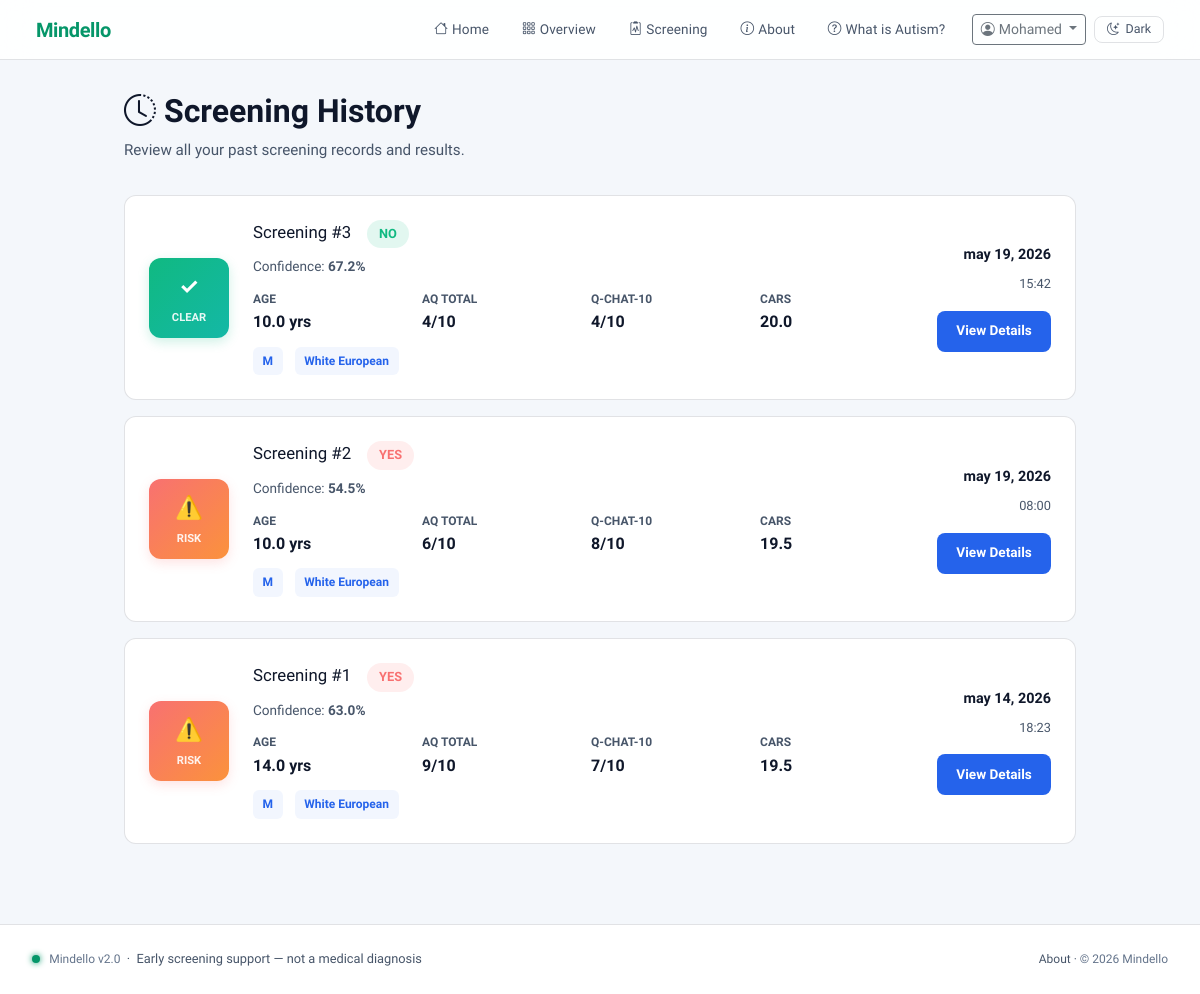
Page /history/ (signed in) on the committed database.
### ml_app/models.py (models this page shows, shortened)
class PredictionRecord(models.Model):
    user = models.ForeignKey(User, on_delete=models.CASCADE, related_name='predictions', null=True, blank=True)
    a1_score = models.IntegerField()
    a2_score = models.IntegerField()
    a3_score = models.IntegerField()
    a4_score = models.IntegerField()
    a5_score = models.IntegerField()
    a6_score = models.IntegerField()
    a7_score = models.IntegerField()
    a8_score = models.IntegerField()
    a9_score = models.IntegerField()
    a10_score = models.IntegerField()
    qchat_10_score = models.IntegerField()
    age = models.FloatField()
    sex = models.CharField(max_length=10)
    ethnicity = models.CharField(max_length=50)
    jaundice = models.CharField(max_length=5)
    family_mem_with_asd = models.CharField(max_length=5)
    speech_delay = models.CharField(max_length=5)
    learning_disorder = models.CharField(max_length=5)
    genetic_disorders = models.CharField(max_length=5)
    depression = models.CharField(max_length=5)
    global_developmental_delay = models.CharField(max_length=5)
    social_behavioural_issues = models.CharField(max_length=5)
    childhood_autism_rating_scale = models.FloatField()
    anxiety_disorder = models.CharField(max_length=5)
    prediction = models.CharField(max_length=5)  # YES / NO
    confidence = models.FloatField(null=True, blank=True)
    created_at = models.DateTimeField(auto_now_add=True)
    class Meta:
        ordering = ['-created_at']

### ml_app/views.py (the view)
# urls.py: path('history/', views.prediction_history, name='history'),
@login_required
def prediction_history(request):
    predictions = PredictionRecord.objects.filter(user=request.user).order_by('-created_at')
    from django.core.paginator import Paginator
    paginator = Paginator(predictions, 10)  # 10 predictions per page
    page_number = request.GET.get('page')
    page_obj = paginator.get_page(page_number)
    return render(request, 'ml_app/history.html', {
        'page_obj': page_obj,
        'predictions': page_obj.object_list,
    })

### ml_app/templates/ml_app/history.html (shortened to what this page needs)
{% extends "base.html" %}
{% block content %}
<div class="history-container">
  <div class="history-header">
    <h1 class="history-title"><i class="bi bi-clock-history"></i> Screening History</h1>
    <p class="history-subtitle">Review all your past screening records and results.</p>
  </div>
  {% if not predictions %}
    <div class="empty-state">
      <div class="empty-state-icon">
        <i class="bi bi-inbox"></i>
      </div>
      <div class="empty-state-text">No screenings yet</div>
      <p class="empty-state-subtext">Complete a screening to see your history here.</p>
      <a href="{% url 'ml_app:predict' %}" class="view-details-btn">
        <i class="bi bi-arrow-right"></i> Start New Screening
      </a>
    </div>
  {% else %}
    {% for prediction in predictions %}
      <div class="prediction-card">
        <div class="prediction-result-badge {% if prediction.prediction == 'YES' %}yes{% else %}no{% endif %}">
          {% if prediction.prediction == 'YES' %}
            <span>⚠️</span>
            <div class="prediction-result-badge-label">RISK</div>
          {% else %}
            <span>✓</span>
            <div class="prediction-result-badge-label">CLEAR</div>
          {% endif %}
        </div>
        <div class="prediction-info">
          <div style="display: flex; align-items: baseline; gap: 1rem; margin-bottom: 0.5rem;">
            <h3 style="margin: 0; font-size: 1.05rem;">
              Screening #{{ prediction.pk }}
            </h3>
            <span style="background: {% if prediction.prediction == 'YES' %}rgba(248,113,113,0.12){% else %}rgba(16,185,129,0.12){% endif %}; color: {% if prediction.prediction == 'YES' %}#f87171{% else %}#10b981{% endif %}; padding: 0.25rem 0.75rem; border-radius: 20px; font-size: 0.8rem; font-weight: 600;">
              {{ prediction.prediction|upper }}
            </span>
          </div>
          {% if prediction.confidence %}
            <div style="font-size: 0.85rem; color: var(--text-muted);">
              Confidence: <strong>{{ prediction.confidence }}%</strong>
            </div>
          {% endif %}
          <div class="prediction-scores">
            <div class="score-item">
              <div class="score-label">Age</div>
              <div class="score-value">{{ prediction.age }} yrs</div>
            </div>
            <div class="score-item">
              <div class="score-label">AQ Total</div>
              <div class="score-value">{{ prediction.a1_score|add:prediction.a2_score|add:prediction.a3_score|add:prediction.a4_score|add:prediction.a5_score|add:prediction.a6_score|add:prediction.a7_score|add:prediction.a8_score|add:prediction.a9_score|add:prediction.a10_score }}/10</div>
            </div>
            <div class="score-item">
              <div class="score-label">Q-CHAT-10</div>
              <div class="score-value">{{ prediction.qchat_10_score }}/10</div>
            </div>
            <div class="score-item">
              <div class="score-label">CARS</div>
              <div class="score-value">{{ prediction.childhood_autism_rating_scale }}</div>
            </div>
          </div>
          <div class="prediction-meta">
            <span class="meta-tag">{{ prediction.sex|upper }}</span>
            <span class="meta-tag">{{ prediction.ethnicity }}</span>
          </div>
        </div>
        <div style="display: flex; flex-direction: column; gap: 1rem; align-items: flex-end;">
          <div class="prediction-date">
            <div class="prediction-date-value">{{ prediction.created_at|date:"b d, Y" }}</div>
            <div class="prediction-date-time">{{ prediction.created_at|time:"H:i" }}</div>
          </div>
          <a href="{% url 'ml_app:prediction_detail' prediction.pk %}" class="view-details-btn">
            View Details
          </a>
        </div>
      </div>
    {% endfor %}
  {% endif %}
</div>
{% endblock %}

### templates/base.html (shortened to what this page needs)
<!DOCTYPE html>
<html lang="en" data-theme="light">
<head>
  <link href="https://cdn.jsdelivr.net/npm/bootstrap@5.3.2/dist/css/bootstrap.min.css" rel="stylesheet">
  <link href="https://cdn.jsdelivr.net/npm/bootstrap-icons@1.11.3/font/bootstrap-icons.min.css" rel="stylesheet">
</head>
<body>
<nav class="navbar navbar-expand-lg">
  <div class="container-fluid">
    <a class="navbar-brand" href="{% url 'ml_app:home' %}">Mindello</a>
    <div class="collapse navbar-collapse" id="navmenu">
      <ul class="navbar-nav ms-auto align-items-center gap-1">
        {% if user.is_authenticated %}
          <li class="nav-item">
            <a class="nav-link {% if request.resolver_match.url_name == 'home' %}active{% endif %}" href="{% url 'ml_app:home' %}">
              <i class="bi bi-house me-1"></i>Home
            </a>
          </li>
          <li class="nav-item">
            <a class="nav-link {% if request.resolver_match.url_name == 'dashboard' %}active{% endif %}" href="{% url 'ml_app:dashboard' %}">
              <i class="bi bi-grid-3x3-gap me-1"></i>Overview
            </a>
          </li>
          <li class="nav-item">
            <a class="nav-link {% if request.resolver_match.url_name == 'predict' %}active{% endif %}" href="{% url 'ml_app:predict' %}">
              <i class="bi bi-clipboard2-pulse me-1"></i>Screening
            </a>
          </li>
          <li class="nav-item">
            <a class="nav-link {% if request.resolver_match.url_name == 'about' %}active{% endif %}" href="{% url 'ml_app:about' %}">
              <i class="bi bi-info-circle me-1"></i>About
            </a>
          </li>
          <li class="nav-item">
            <a class="nav-link {% if request.resolver_match.url_name == 'autism' %}active{% endif %}" href="{% url 'ml_app:autism' %}">
              <i class="bi bi-question-circle me-1"></i>What is Autism?
            </a>
          </li>
          <li class="nav-item ms-2">
            <div class="dropdown">
              <button class="btn btn-sm btn-outline-secondary dropdown-toggle" type="button" id="userMenu" data-bs-toggle="dropdown">
                <i class="bi bi-person-circle me-1"></i>{{ user.first_name|default:user.username }}
              </button>
            </div>
          </li>
        {% endif %}
        <li class="nav-item ms-1">
          <button class="theme-toggle" type="button" id="themeToggleBtn" aria-label="Toggle theme">
            <i class="bi bi-moon-stars" id="themeToggleIcon"></i>
            <span id="themeToggleLabel">Dark</span>
          </button>
        </li>
      </ul>
    </div>
  </div>
</nav>
{% block content %}{% endblock %}
<footer>
  <div>
    <span class="glow-dot glow-dot-green"></span>
    <span style="font-family:var(--font-mono);font-size:0.75rem;color:var(--text-dim);">Mindello v2.0</span>
    &nbsp;·&nbsp; Early screening support — not a medical diagnosis
  </div>
  <div style="font-size:0.75rem;">
    <a href="{% url 'ml_app:about' %}">About</a> &middot;
    <span style="color:var(--text-dim);">© 2026 Mindello</span>
  </div>
</footer>
</body>
</html>

### templates/base.html (style rules this page uses)
:root { --bg-base: #f4f7fb; --bg-card: #ffffff; --bg-elevated: #edf2f7; --border: rgba(15,23,42,0.12); --border-glow: rgba(37,99,235,0.3); --text-primary: #0f172a; --text-muted: #475569; --text-dim: #64748b; --accent: #059669; --accent-blue: #2563eb; --accent-violet: #7c3aed; --accent-amber: #d97706; --danger: #dc2626; --nav-bg: rgba(255,255,255,0.9); --brand-icon-text: #0f172a; --btn-primary-text: #0f172a; --scrollbar-thumb: #94a3b8; --table-head-bg: #eef2f7; --table-row-hover: rgba(37,99,235,0.06); --alert-bg: rgba(245,158,11,0.14); --alert-border: rgba(217,119,6,0.3); --alert-text: #92400e; --spinner-overlay-bg: rgba(15,23,42,0.45); --progress-track: rgba(15,23,42,0.12); --info-tip-bg: rgba(124,58,237,0.08); --info-tip-border: rgba(124,58,237,0.24); --info-tip-text: #5b21b6; --section-soft-bg: rgba(37,99,235,0.06); --shadow-card: rgba(15,23,42,0.12); --font-mono: 'Plus Jakarta Sans', system-ui, -apple-system, sans-serif; --font-body: 'Plus Jakarta Sans', system-ui, -apple-system, sans-serif; --font-display: 'Plus Jakarta Sans', system-ui, -apple-system, sans-serif; --sidebar-w: 240px; }
*, *::before, *::after { box-sizing: border-box; }
html { font-family: var(--font-body); }
body { background: var(--bg-base); color: var(--text-primary); font-family: var(--font-body); font-size: 15px; line-height: 1.6; min-height: 100vh; }
h1, h2, h3, h4, h5, h6, .btn, .form-control, .form-select, .dropdown-menu { font-family: var(--font-body); }
.navbar { background: var(--nav-bg); backdrop-filter: blur(16px); border-bottom: 1px solid var(--border); padding: 0 1.5rem; height: 60px; position: sticky; top: 0; z-index: 1000; }
.navbar-brand { font-family: var(--font-body); font-size: 1.25rem; font-weight: 700; color: var(--accent) !important; letter-spacing: -0.02em; }
.nav-link { color: var(--text-muted) !important; font-size: 0.85rem; font-weight: 500; padding: 0.4rem 0.9rem !important; border-radius: 6px; transition: all 0.2s; letter-spacing: 0.01em; }
footer { border-top: 1px solid var(--border); background: var(--bg-card); padding: 1.5rem 2rem; font-size: 0.8rem; color: var(--text-muted); display: flex; align-items: center; justify-content: space-between; }
footer a { color: var(--text-muted); text-decoration: none; }
.theme-toggle { background: transparent; color: var(--text-muted); border: 1px solid var(--border); border-radius: 8px; padding: 0.35rem 0.75rem; font-size: 0.78rem; font-family: var(--font-mono); display: inline-flex; align-items: center; gap: 6px; line-height: 1; transition: all 0.2s; }
.glow-dot { display: inline-block; width: 8px; height: 8px; border-radius: 50%; margin-right: 6px; animation: pulse-dot 2s ease-in-out infinite; }
.glow-dot-green { background: var(--accent); box-shadow: 0 0 6px var(--accent); }

### rows in the picture
PredictionRecord: shows "CLEAR", pk "3", prediction "NO", confidence "67.2", age "10.0", a1_score|add "4", qchat_10_score "4", childhood_autism_rating_scale "20.0", sex "M", ethnicity "White European", created_at "may 19, 2026", created_at "15:42"
PredictionRecord: shows "RISK", pk "2", prediction "YES", confidence "54.5", age "10.0", a1_score|add "6", qchat_10_score "8", childhood_autism_rating_scale "19.5", sex "M", ethnicity "White European", created_at "may 19, 2026", created_at "08:00"
PredictionRecord: shows "RISK", pk "1", prediction "YES", confidence "63.0", age "14.0", a1_score|add "9", qchat_10_score "7", childhood_autism_rating_scale "19.5", sex "M", ethnicity "White European", created_at "may 14, 2026", created_at "18:23"

### other values in the picture
{{ user.first_name|default:user.username }} "Mohamed"
